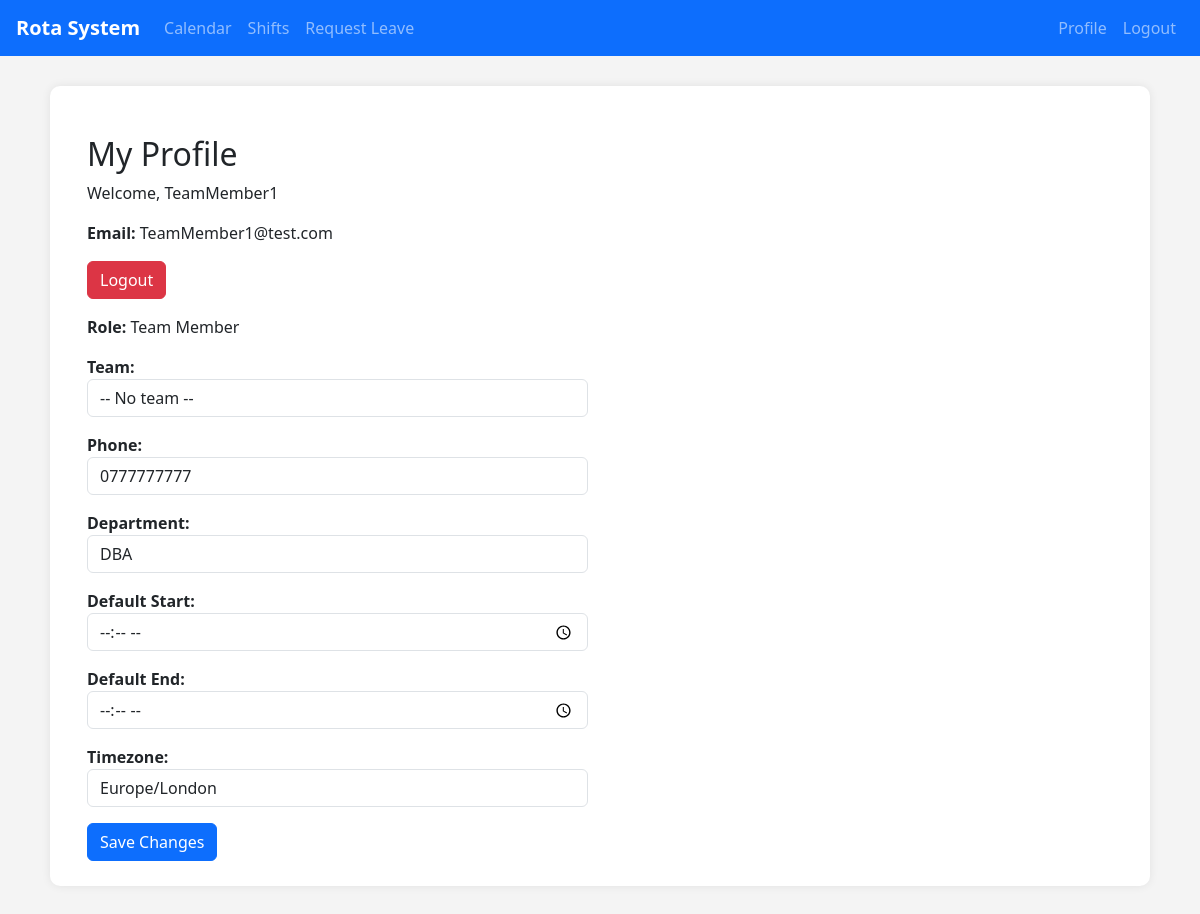
Page /accounts/profile/ (signed in) on the committed database.
### accounts/models.py (models this page shows, shortened)
class CustomUser(AbstractUser):
    email = models.EmailField(unique=True)
    ROLE_CHOICES = [
        ('team_member', 'Team Member'),
        ('rota_manager', 'Rota Manager'),
        ('service_manager', 'Service Manager'),
        ('system_admin', 'System Admin'),
        ('automation_bot', 'Automation Bot'),
    ]
    role = models.CharField(max_length=20, choices=ROLE_CHOICES, default='team_member')
    role_profile = models.ForeignKey(Role, null=True, blank=True, on_delete=models.SET_NULL)
    team = models.ForeignKey(Team, null=True, blank=True, on_delete=models.SET_NULL, related_name='members')
    skills = models.ManyToManyField(Skill, blank=True)
    department = models.CharField(max_length=100, blank=True)
    phone = models.CharField(max_length=20, blank=True)
    default_start_time = models.TimeField(null=True, blank=True, help_text="e.g. 09:00")
    default_end_time = models.TimeField(null=True, blank=True, help_text="e.g. 17:00")
    timezone = models.CharField(max_length=50, default='Europe/London')
    USERNAME_FIELD = 'email'
    REQUIRED_FIELDS = ['username']
    def has_role(self, *codes: str) -> bool:
        if self.role in codes:
            return True
        if self.role_profile and self.role_profile.code in codes:
            return True
        return False

### accounts/views.py (the view, shortened to what this page needs)
# urls.py: path('profile/', views.profile_view, name='profile'),
@login_required
def profile_view(request):
    teams = Team.objects.all()
    return render(request, 'accounts/profile.html', {'user': request.user, 'teams': teams})

### accounts/templatetags/role_tags.py (called while the page is built)
@register.filter
def has_role(user, roles: str) -> bool:
    if not user or not hasattr(user, "has_role"):
        return False
    codes = [code.strip() for code in roles.split(",") if code.strip()]
    return user.has_role(*codes)

### accounts/templates/accounts/profile.html (shortened to what this page needs)
{% extends "base.html" %}
{% block content %}
<div class="container mt-4">
    <h2>My Profile</h2>
    <p>Welcome, {{ user.username }}</p>
    <p><strong>Email:</strong> {{ user.email }}</p>
    <p><a href="{% url 'logout' %}" class="btn btn-danger">Logout</a></p>
    <form method="post">
        <div class="row">
            <div class="col-md-6">
                <p><strong>Role:</strong> {{ user.get_role_display }}</p>
                <p><strong>Team:</strong>
                    <select name="team" class="form-control">
                        <option value="">-- No team --</option>
                    </select>
                </p>
                <p><strong>Phone:</strong>
                    <input type="text" name="phone" value="{{ user.phone }}" class="form-control">
                </p>
                <p><strong>Department:</strong>
                    <input type="text" name="department" value="{{ user.department }}" class="form-control">
                </p>
                <p><strong>Default Start:</strong>
                    <input type="time" name="default_start_time" value="{{ user.default_start_time }}" class="form-control">
                </p>
                <p><strong>Default End:</strong>
                    <input type="time" name="default_end_time" value="{{ user.default_end_time }}" class="form-control">
                </p>
                <p><strong>Timezone:</strong>
                    <input type="text" name="timezone" value="{{ user.timezone }}" class="form-control">
                </p>
                <button type="submit" class="btn btn-primary">Save Changes</button>
            </div>
        </div>
    </form>
</div>
{% endblock %}

### teamrota/templates/base.html (style rules this page uses)
body { background: #f4f4f4; }

### rows in the picture
CustomUser: username "TeamMember1", email "TeamMember1@test.com", role "Team Member", phone "0777777777", department "DBA", timezone "Europe/London"
